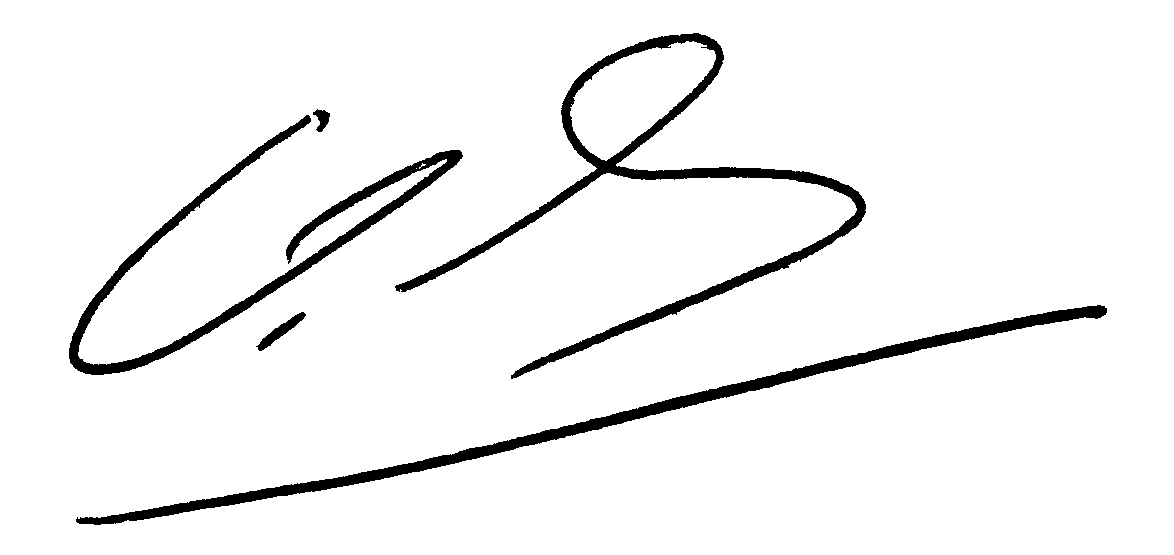
#> input picture data/test/fake/00301035.png, 1174 x 555 px
$ python preprocessor.py   (older library calls are emulated)
#> lines starting #> are read from the running program, lines starting #| are printed output that depends on the picture; after the words box and inside, x2 and y2 are one past the last pixel; in counts of white or black regions, pixels touching at a corner belong together
### preprocessing/utils.py
import glob
import cv2
import numpy as np


def globimgs(path, globs:list):
	"""returns a list of files with path with globing with more than one extensions"""
#> called with path = '../data/train'

	imgs = []
	for i in globs:
		imgs.extend(glob.glob(path + i))

	paths = []
	for path in imgs:
		paths.append(path.replace("\\", "/"))
	return paths


# [9 lines left out: function scaneffects, not called in this run]

### preprocessing/preprocessor.py
import argparse
from PIL import Image
import shutil
import os
import colorama
from utils import *


colorama.init(autoreset=True)

try:
    os.chdir(os.path.split(__file__)[0])
except:
    pass

def processimages(iterable:list, scan=False):
    """
    resize images to 256x256 pixels and grayscale them

    Args:
        iterable (list): list with path of images
        method (str): resize images

    Methods:
        reshape: resize images with respect to aspect ratio
        compress: resize images by compressing it from sides
        centercrop: crop image center part of pixels 256x256 (ascept ratio mantained)
    """

    total_images = len(iterable)

    for i, img_path in enumerate(iterable):
        img = Image.open(img_path)
        img.convert("LA")
        filename = os.path.splitext(img_path)[0]
        new_filename = filename + ".jpg"

        width, height = img.size
        cutfactor = max(img.size)
        left, top, right, bottom = int((width-cutfactor)/2), int((height-cutfactor)/2), int((width+cutfactor)/2), int((height+cutfactor)/2)
        bg = Image.new("RGB", (right-left, bottom-top), (255, 255, 255))
        bg.paste(img, (-left, -top))
        img = bg
        img.thumbnail((256, 256), Image.ANTIALIAS)

        try:
            os.remove(img_path)
            print(colorama.Fore.GREEN + f"[{int(((i+1)/total_images)*100)}%]", f"image removed {img_path}")
        except:
            print(colorama.Fore.RED + "[!]", f"image removal {img_path} failed")
            if True if "y" == (input(f"File {img_path} couldn't be removed\nDo you want to continue [y/n]? ")).lower() else False:
                pass
            else:
                break

        img.save(new_filename)

        if scan:
            img = cv2.imread(new_filename)

            try:
                os.remove(new_filename)
                print(colorama.Fore.GREEN + f"[{int(((i+1)/total_images)*100)}%]", f"image removed {new_filename}")
            except:
                print(colorama.Fore.RED + "[!]", f"image removal {new_filename} failed")
                if True if "y" == (input(f"File {new_filename} couldn't be removed\nDo you want to continue [y/n]? ")).lower() else False:
                    pass
                else:
                    break

            cv2.imwrite(new_filename, scaneffects(img))

        print(colorama.Fore.GREEN + f"[{int(((i+1)/total_images)*100)}%]", f"image saved {new_filename}")


if __name__ == "__main__":
    parser = argparse.ArgumentParser(description="Preprocess images by grayscaling and resizing to 256x256 for signauth")
    parser.add_argument("--process", dest="process", type=str, default="train,test",
                        help="images to be processed (default: train,test)")
    parser.add_argument("--scan", dest="scan", action="store_true", default=False,
                        help="add a scan filter to images (default: False)")
    parser.add_argument("--backup", dest="backup", action="store_true", default=False,
                        help="backup data folder in temp folder before preprocessing (default: False)")
    parser.add_argument("--overwrite", dest="overwrite", action="store_true", default=False,
                        help="overwrite previous backuped data.zip (default: False)")
    args = parser.parse_args()

    # Backup Data
    if args.backup:
        if os.path.exists("../temp/data.zip"):
            if args.overwrite:
                print(colorama.Fore.CYAN + "[INFO]", "Backing up data")
                shutil.make_archive("../temp/data", "zip", "../data")
                print(colorama.Fore.GREEN + "[√]", "Backup successful data.zip overwritted")
            else:
                print(colorama.Fore.CYAN + "[INFO]", "Overwrite data.zip skipped")
        else:
            print(colorama.Fore.CYAN + "[INFO]", "Backing up data")
            shutil.make_archive("../temp/data", "zip", "../data")
            print(colorama.Fore.GREEN + "[√]", "Backup successful data.zip created")
    else:
        print(colorama.Fore.RED + "[!]", "Backing up data skipped")

    # Processing Images
    if "train" in args.process:
        train_imgs = globimgs("../data/train", ["/**/*.jpg", "/**/*.png", "/**/*.jpeg"])
        processimages(train_imgs, scan=args.scan)

    if "test" in args.process:
        test_imgs = globimgs("../data/test", ["/**/*.jpg", "/**/*.png", "/**/*.jpeg"])
        processimages(test_imgs, scan=args.scan)
#> call 2 of processimages, with scan = False
#> in processimages, img is the input picture: PIL image 1174x555 L; 95% white; 5 black regions, box (x1, y1, x2, y2) and area: (395, 33, 866, 379) 11801, (76, 305, 1107, 525) 10887, (69, 115, 463, 375) 8936, (256, 312, 306, 351) 501, (313, 109, 330, 132) 218
#> in processimages (call 2), `bg = Image.new("RGB", (right-left, bottom-top), (255, 255, 255))`: bg: PIL image 1174x1173 RGB; every value is 255
#> in processimages (call 2), `bg.paste(img, (-left, -top))`:
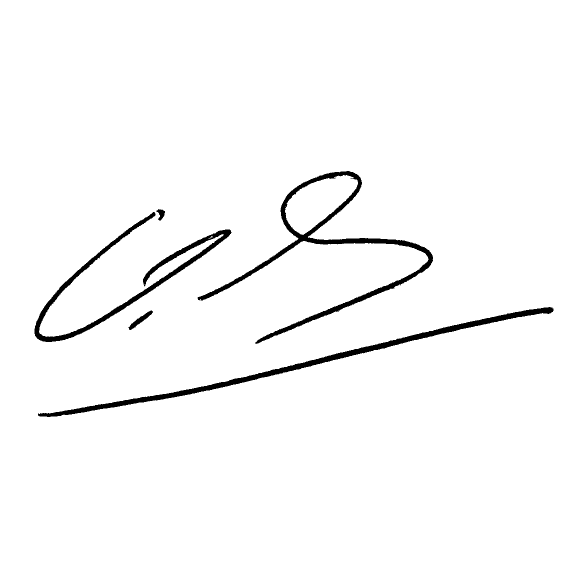
#> bg: PIL image 1174x1173 RGB (shown at 1/2 size); 97.7% white; 5 black regions, box (x1, y1, x2, y2) and area: (395, 342, 866, 688) 11801, (76, 614, 1107, 834) 10887, (69, 424, 463, 684) 8936, (256, 621, 306, 660) 501, (313, 418, 330, 441) 218
#> in processimages (call 2), `img.thumbnail((256, 256), Image.ANTIALIAS)`:
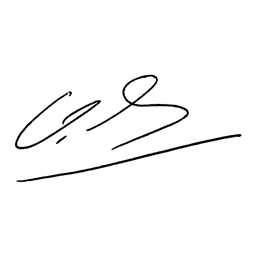
#> img: PIL image 256x256 RGB; min 0, max 255, mean 249

    if "predict" in args.process:
        predict_imgs = globimgs("../data/predict", ["/*.jpg", "/*.png", "/*.jpeg"])
        processimages(predict_imgs, scan=args.scan)
